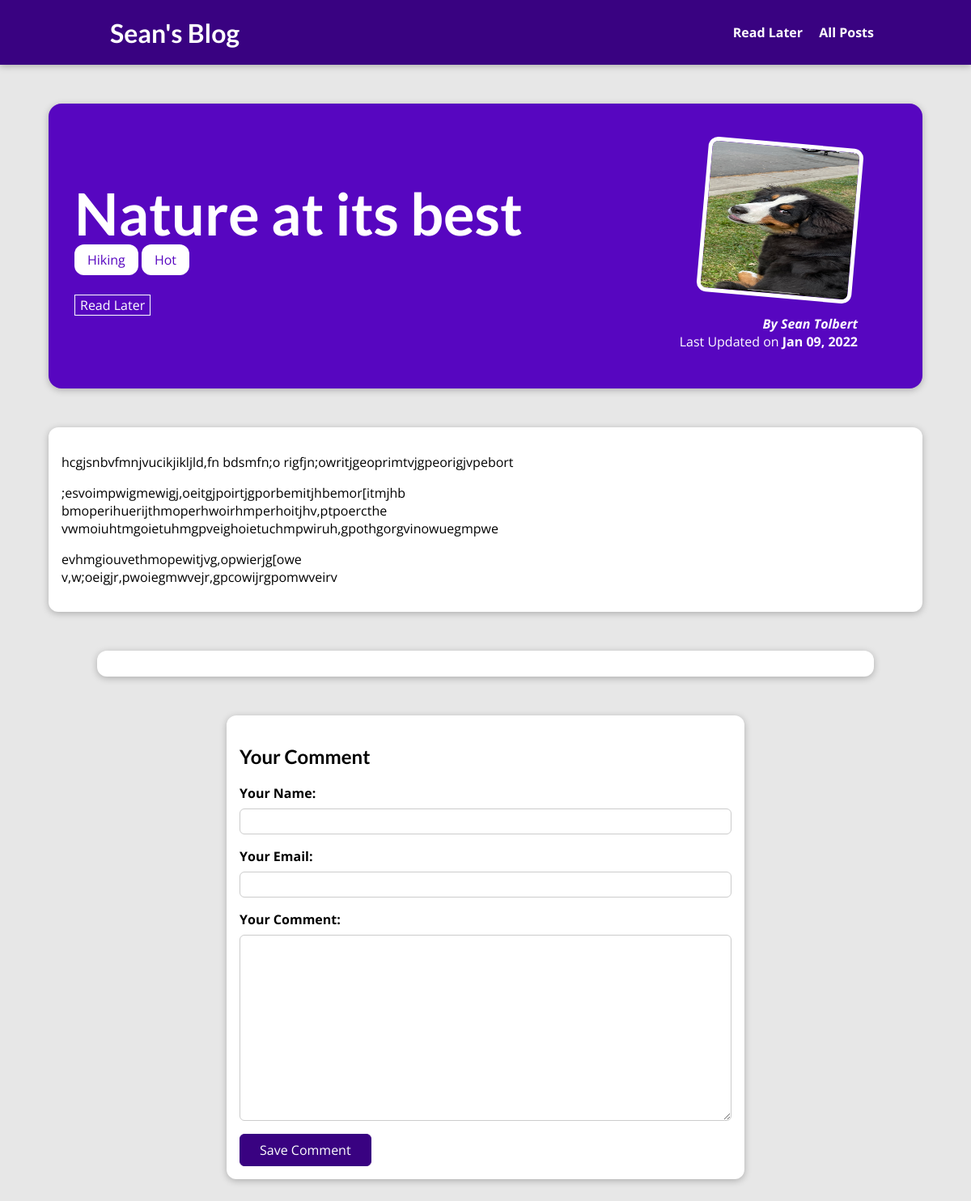
The page /posts/nature-at-its-best on the database its author committed.
### blog/models.py (models this page shows, shortened)
class Post(models.Model):
    title = models.CharField(max_length=200)
    excerpt = models.CharField(max_length=300)
    image = models.ImageField(upload_to="posts", null = True)
    date = models.DateField(auto_now=True)
    slug = models.SlugField(unique=True)
    content = models.TextField(validators=[MinLengthValidator(10)])
    author = models.ForeignKey(
        Author, on_delete=models.SET_NULL, null=True, related_name="posts")
    tag = models.ManyToManyField(Tag)

class Tag(models.Model):
    caption = models.CharField(max_length=100)
    def __str__(self):
        return self.caption

class Author(models.Model):
    first_name = models.CharField(max_length=50)
    last_name = models.CharField(max_length=50)
    email = models.EmailField()
    def full_name(self):
        return f"{self.first_name} {self.last_name}"
    def __str__(self):
        return self.full_name()

### blog/views.py (the view, shortened to what this page needs)
# urls.py: path('posts/<slug:slug>', views.PostDetailView.as_view(), name='post-detail'),
class PostDetailView(View):
    def is_stored_post(self, request, post_id):
        stored_posts = request.session.get("stored_posts")
        if stored_posts is not None:
            is_saved_for_later = post_id in stored_posts
        else:
            is_saved_for_later = False
        return is_saved_for_later
    def get(self, request, slug):
        post = Post.objects.get(slug=slug)
        context = {
            "post": post,
            "post_tags": post.tag.all(),
            "comment_form": CommentForm(),
            "comments": post.comments.all().order_by("-id"),
            "saved_for_later": self.is_stored_post(request, post.id),
        }
        return render(request, "blog/details.html", context)

### blog/forms.py
class CommentForm(forms.ModelForm):
    class Meta:
        model = Comment
        exclude = ["post"]
        labels = {
            "user_name": "Your Name",
            "user_email": "Your Email",
            "text": "Your Comment"
        }

### blog/templates/blog/details.html (shortened to what this page needs)
{% extends 'base.html' %}
{%load static%}
{% block css_files %}
  <link rel='stylesheet' href="{% static 'blog/details.css' %}" />
{% endblock %}
{% block content %}
<section id="summary">
  <h2>{{post.title}}</h2>
  <div>
    {% for tag in post_tags %}
    <span class="tag">{{tag}}</span>
    {% endfor %}
  </div>
  <div id="read-later">
    <form action="{% url "read-later" %}" method="POST">
      <button>
        {% if saved_for_later %}
          Remove from "Read Later" List
        {% else %}
          Read Later
        {% endif %}
      </button>
    </form>
  </div>
  <article>
    <img src="{{post.image.url}}" alt="{{post.title}}" />
    <address>
      By <a href="mailto:{{post.author.email}}">{{post.author|title}}</a>
    </address>
    <div>Last Updated on <time>{{post.date|date:"M d, Y"}}</time></div>
  </article>
</section>
<main>{{post.content|linebreaks}}</main>
<section id="comments">
</section>
<section id="comment-form">
  <h2>Your Comment</h2>
  <form action="{% url "post-detail" post.slug %}" method="POST">
    {% for form_field in comment_form %}
    <div class="form-control {% if form_field.errors %}invalid{% endif %}">
      {{ form_field.label_tag }}
      {{ form_field }}
    </div>
    {% endfor %}
    <button>Save Comment</button>
  </form>
</section>
{% endblock %}

### static/app.css (style rules this page uses)
* { box-sizing: border-box; }
html { font-family: 'Open Sans', 'Lato', sans-serif; }
body { margin: 0; }
h1, h2, h3 { font-family: 'Lato', sans-serif; font-weight: bold; }

### blog/static/blog/details.css (style rules this page uses)
body { background-color: #e7e7e7; }
#summary { margin: 8rem auto 3rem auto; padding: 2rem; width: 90%; max-width: 90rem; border-radius: 16px; background-color: #5706c0; position: relative; box-shadow: 0 2px 8px rgba(0, 0, 0, 0.25); height: 22rem; }
#summary h2 { color: white; font-size: 4.5rem; margin-bottom: 0.25rem; }
#summary article { position: absolute; top: 2rem; right: 3rem; padding: 1rem 2rem; border-radius: 12px; text-align: right; color: white; }
#summary article img { width: 12rem; height: 12rem; border-radius: 12px; transform: rotateZ(5deg); border: 5px solid white; margin-bottom: 1rem; }
#summary address { font-weight: bold; }
#summary a { text-decoration: none; color: white; }
#summary time { font-weight: bold; }
#read-later { margin: 2rem 0; }
#read-later button { background-color: transparent; border: 1px solid white; font: inherit; padding: 0.5rem 2 rem; color: white; cursor: pointer; }
main { width: 90%; max-width: 90rem; margin: 3rem auto; background-color: white; padding: 1rem; border-radius: 12px; box-shadow: 0 2px 8px rgba(0, 0, 0, 0.25); }
.tag { background-color: white; color: #5706c0; padding: 0.5rem 1rem; border-radius: 12px; }
#comment-form { margin: 3rem auto; width: 90%; max-width: 40rem; border-radius: 12px; background-color: white; box-shadow: 0 2px 8px rgba(0, 0, 0, 0.25); padding: 1rem; }
#comment-form button { font: inherit; background-color: #390281; color: white; border: 1px solid #390281; padding: 0.5rem 1.5rem; border-radius: 6px; cursor: pointer; }
.form-control { margin-bottom: 1rem; }
.form-control label { font-weight: bold; margin-bottom: 0.5rem; display: block; }
.form-control input, .form-control textarea { display: block; width: 100%; font: inherit; padding: 0.25rem; border-radius: 6px; border: 1px solid #ccc; }
#comments { margin: 3rem auto; width: 90%; max-width: 60rem; border-radius: 12px; background-color: white; box-shadow: 0 2px 8px rgba(0, 0, 0, 0.25); padding: 1rem 2rem; }

### rows shown on the page
Post: title "Nature at its best", image (picture), author "Sean Tolbert", date "Jan 09, 2022", content "hcgjsnbvfmnjvucikjikljld,fn bdsmfn;o rigfjn;owritjgeoprimtvjgpeorigjvpebort ;esvoimpwigmewigj,oeitgjpoirtjgporbemitjhbemor[itmjhb bmoperihuerijthmoperhwoirhmperhoitjhv,ptpoercthe vwmoiuhtmgoietuhmgpveighoietuchmpwiruh,gpothgorgvinowuegmpwe evhmgiouvethmopewitjvg,opwierjg[owe v,w;oeigjr,pwoiegmwvejr,gpcowijrgpomwveirv"
Tag: caption "Hiking"
Tag: caption "Hot"
